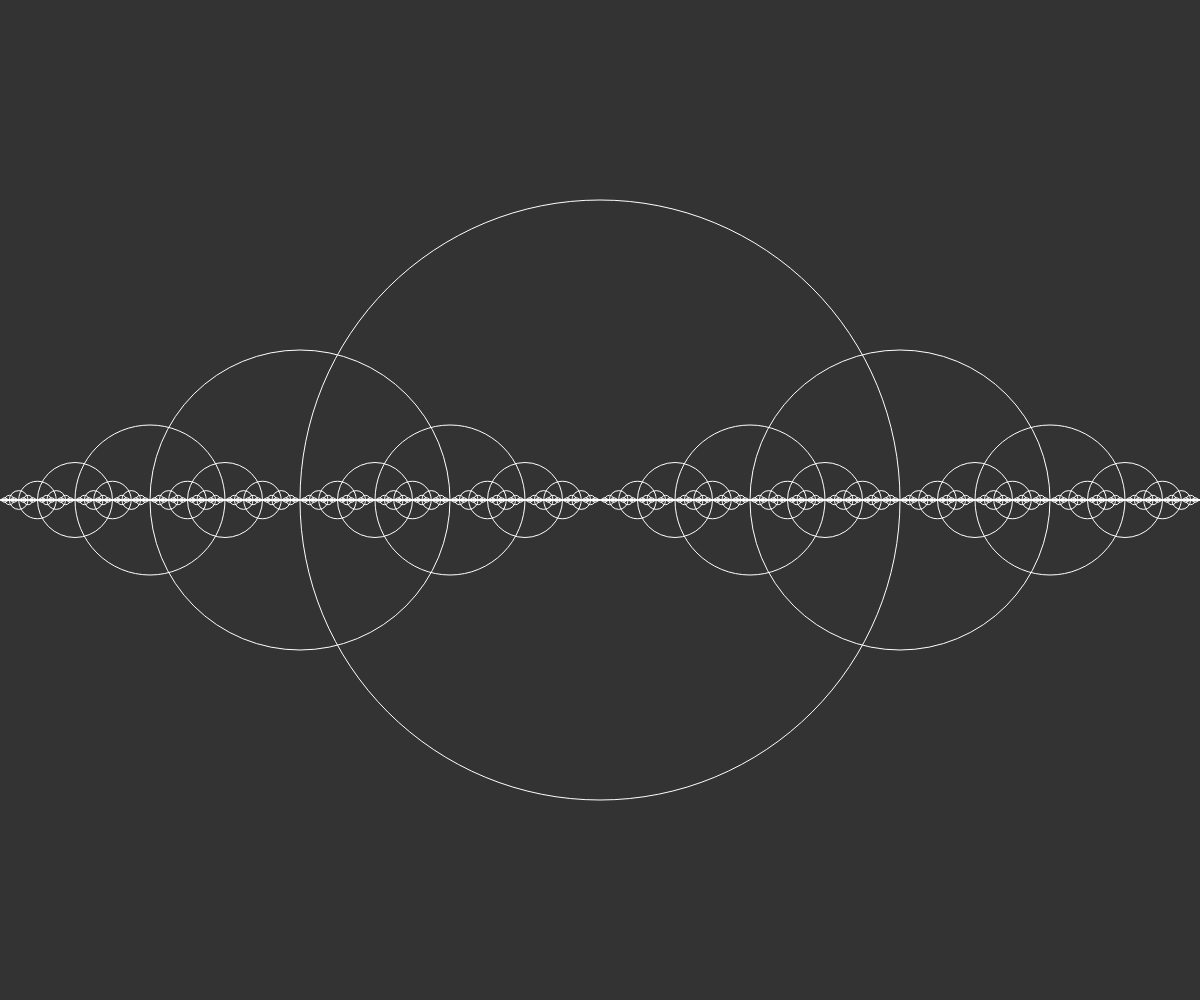
Frame 1 (no input)
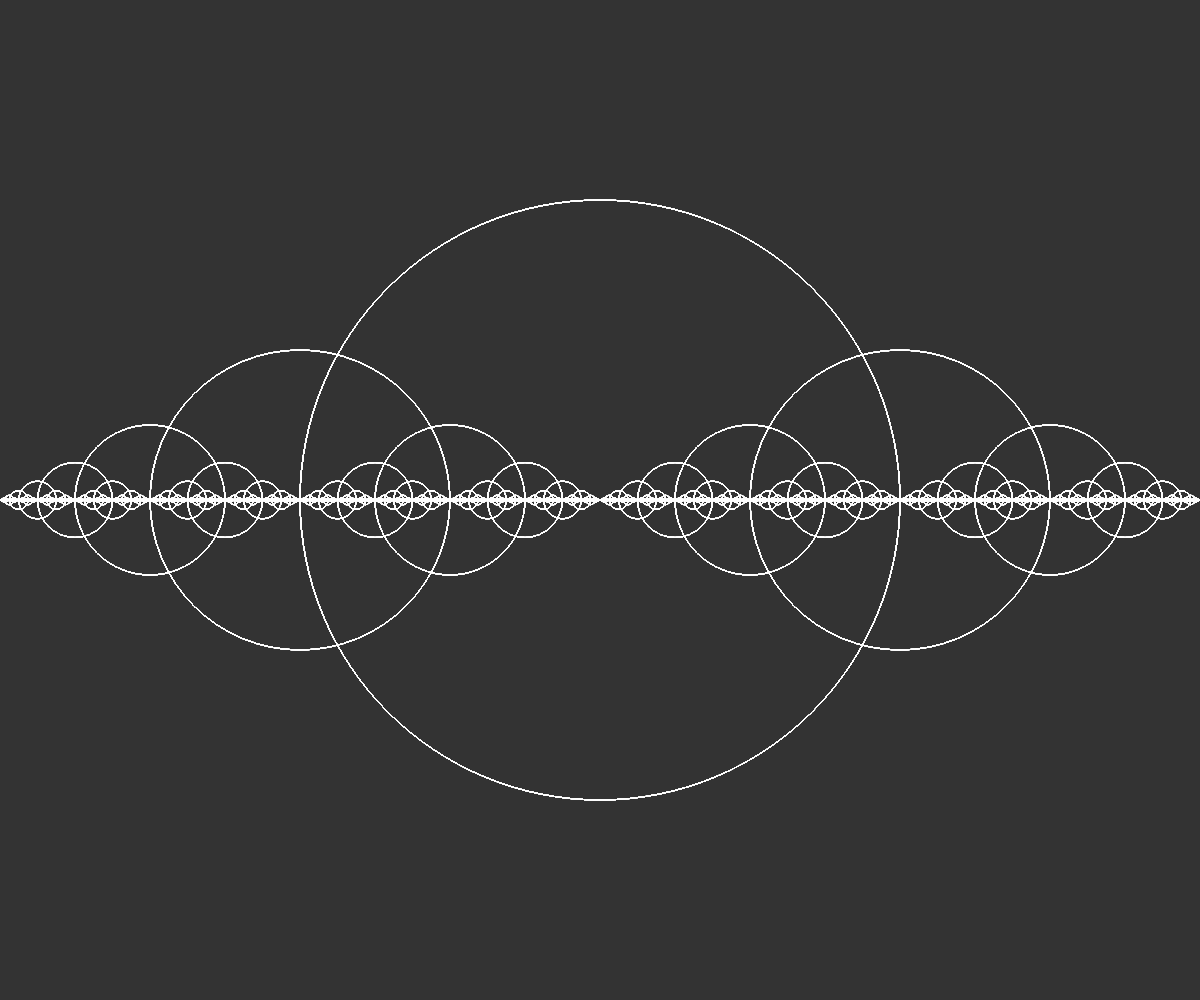
Frame 60 (no input)
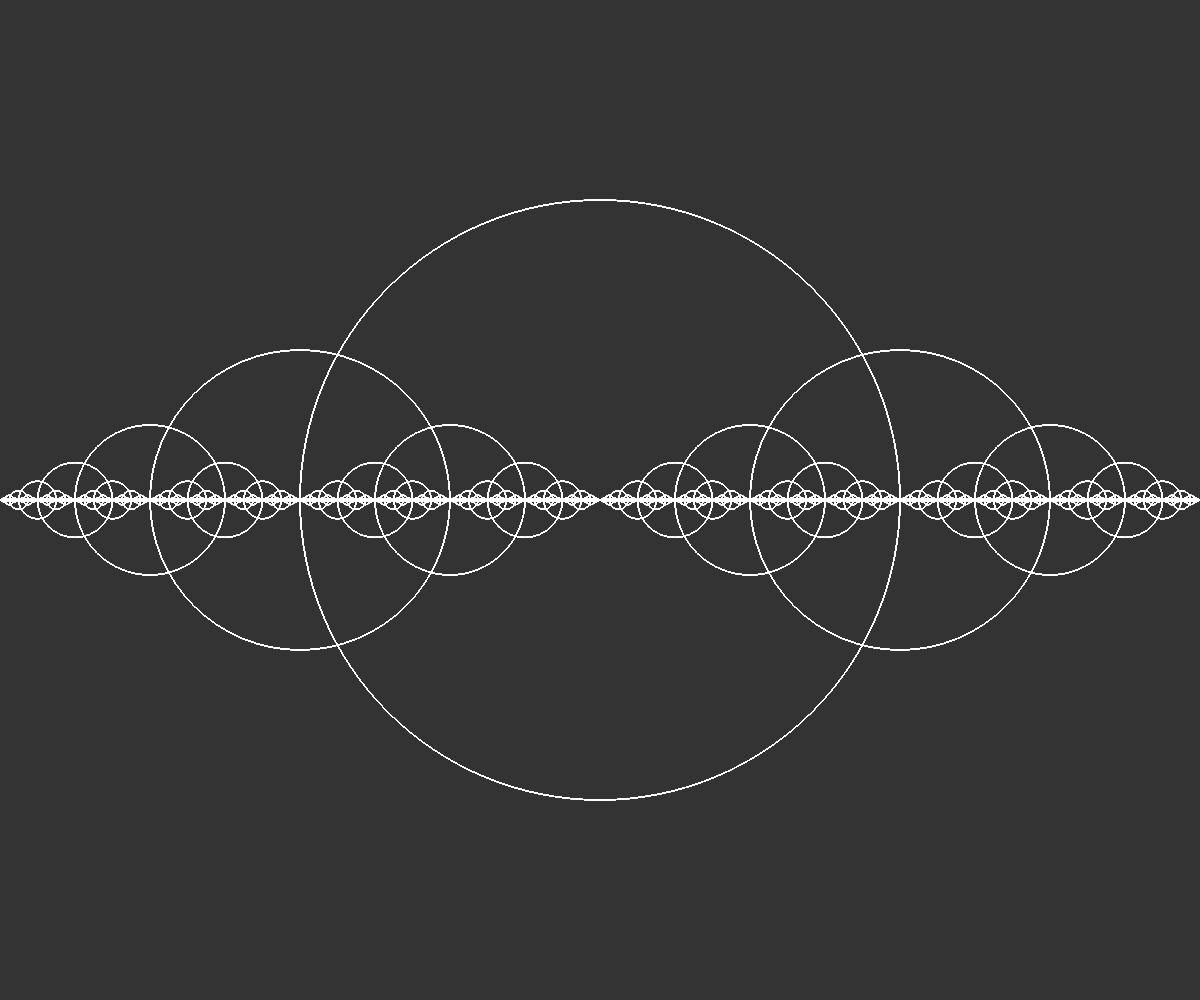
Frame 120 (the mouse pressed at the canvas centre since frame 60)

The p5.js sketch that drew these frames (run headless with seeded random() and noise() and a simulated clock; from frame 60 on, the mouse is pressed at the canvas centre):

// p5.js sketch
// ── sketch.js
function setup() {
  createCanvas(windowWidth, windowHeight);
  background(51);
}

function draw() {
  stroke(255);
  noFill();
  DrawCircle(width / 2, height / 2, 600)
}

function DrawCircle(x, y, d) {
  ellipse(x, y, d);
  let newD = d * 0.5;
  if (d > 1) {
    DrawCircle(x + newD, y, newD);
    DrawCircle(x - newD, y, newD);
    //DrawCircle(x, y + d / 2, d / 2);
  }
}
